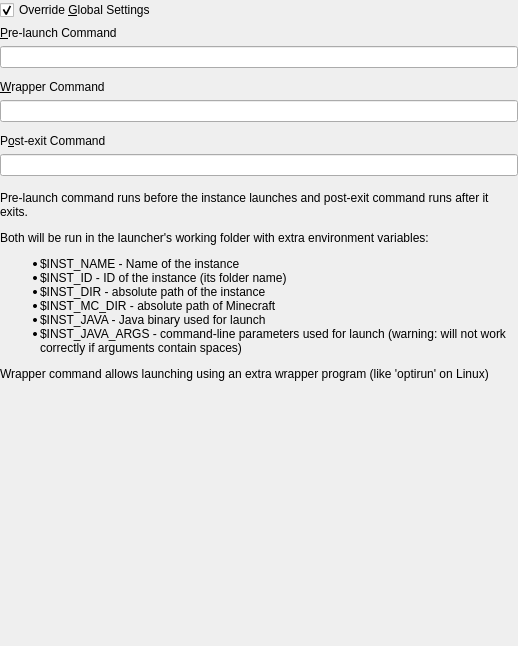
<?xml version="1.0" encoding="UTF-8"?>
<ui version="4.0">
 <class>CustomCommands</class>
 <widget class="QWidget" name="CustomCommands">
  <property name="geometry">
   <rect>
    <x>0</x>
    <y>0</y>
    <width>518</width>
    <height>646</height>
   </rect>
  </property>
  <layout class="QVBoxLayout" name="verticalLayout">
   <property name="leftMargin">
    <number>0</number>
   </property>
   <property name="topMargin">
    <number>0</number>
   </property>
   <property name="rightMargin">
    <number>0</number>
   </property>
   <property name="bottomMargin">
    <number>0</number>
   </property>
   <item>
    <widget class="QCheckBox" name="overrideCheckBox">
     <property name="text">
      <string>Override &amp;Global Settings</string>
     </property>
     <property name="checked">
      <bool>true</bool>
     </property>
    </widget>
   </item>
   <item>
    <widget class="QWidget" name="customCommandsWidget" native="true">
     <property name="enabled">
      <bool>true</bool>
     </property>
     <layout class="QGridLayout" name="gridLayout_4">
      <property name="leftMargin">
       <number>0</number>
      </property>
      <property name="topMargin">
       <number>0</number>
      </property>
      <property name="rightMargin">
       <number>0</number>
      </property>
      <item row="0" column="0">
       <widget class="QLabel" name="labelPreLaunchCmd">
        <property name="text">
         <string>&amp;Pre-launch Command</string>
        </property>
        <property name="buddy">
         <cstring>preLaunchCmdTextBox</cstring>
        </property>
       </widget>
      </item>
      <item row="5" column="0">
       <spacer name="verticalSpacer_2">
        <property name="orientation">
         <enum>Qt::Vertical</enum>
        </property>
        <property name="sizeType">
         <enum>QSizePolicy::Fixed</enum>
        </property>
        <property name="sizeHint" stdset="0">
         <size>
          <width>0</width>
          <height>6</height>
         </size>
        </property>
       </spacer>
      </item>
      <item row="1" column="0">
       <widget class="QLineEdit" name="preLaunchCmdTextBox"/>
      </item>
      <item row="4" column="0">
       <widget class="QLineEdit" name="wrapperCmdTextBox"/>
      </item>
      <item row="6" column="0">
       <widget class="QLabel" name="labelPostExitCmd">
        <property name="text">
         <string>P&amp;ost-exit Command</string>
        </property>
        <property name="buddy">
         <cstring>postExitCmdTextBox</cstring>
        </property>
       </widget>
      </item>
      <item row="7" column="0">
       <widget class="QLineEdit" name="postExitCmdTextBox"/>
      </item>
      <item row="3" column="0">
       <widget class="QLabel" name="labelWrapperCmd">
        <property name="text">
         <string>&amp;Wrapper Command</string>
        </property>
        <property name="buddy">
         <cstring>wrapperCmdTextBox</cstring>
        </property>
       </widget>
      </item>
      <item row="2" column="0">
       <spacer name="verticalSpacer_3">
        <property name="orientation">
         <enum>Qt::Vertical</enum>
        </property>
        <property name="sizeType">
         <enum>QSizePolicy::Fixed</enum>
        </property>
        <property name="sizeHint" stdset="0">
         <size>
          <width>0</width>
          <height>6</height>
         </size>
        </property>
       </spacer>
      </item>
     </layout>
    </widget>
   </item>
   <item>
    <widget class="QLabel" name="labelCustomCmdsDescription">
     <property name="text">
      <string>&lt;html&gt;&lt;head/&gt;&lt;body&gt;&lt;p&gt;Pre-launch command runs before the instance launches and post-exit command runs after it exits.&lt;/p&gt;&lt;p&gt;Both will be run in the launcher's working folder with extra environment variables:&lt;/p&gt;&lt;ul&gt;&lt;li&gt;$INST_NAME - Name of the instance&lt;/li&gt;&lt;li&gt;$INST_ID - ID of the instance (its folder name)&lt;/li&gt;&lt;li&gt;$INST_DIR - absolute path of the instance&lt;/li&gt;&lt;li&gt;$INST_MC_DIR - absolute path of Minecraft&lt;/li&gt;&lt;li&gt;$INST_JAVA - Java binary used for launch&lt;/li&gt;&lt;li&gt;$INST_JAVA_ARGS - command-line parameters used for launch (warning: will not work correctly if arguments contain spaces)&lt;/li&gt;&lt;/ul&gt;&lt;p&gt;Wrapper command allows launching using an extra wrapper program (like 'optirun' on Linux)&lt;/p&gt;&lt;/body&gt;&lt;/html&gt;</string>
     </property>
     <property name="alignment">
      <set>Qt::AlignLeading|Qt::AlignLeft|Qt::AlignTop</set>
     </property>
     <property name="wordWrap">
      <bool>true</bool>
     </property>
     <property name="textInteractionFlags">
      <set>Qt::LinksAccessibleByMouse|Qt::TextSelectableByMouse</set>
     </property>
    </widget>
   </item>
   <item>
    <spacer name="verticalSpacer">
     <property name="orientation">
      <enum>Qt::Vertical</enum>
     </property>
     <property name="sizeHint" stdset="0">
      <size>
       <width>20</width>
       <height>40</height>
      </size>
     </property>
    </spacer>
   </item>
  </layout>
 </widget>
 <resources/>
 <connections/>
</ui>
